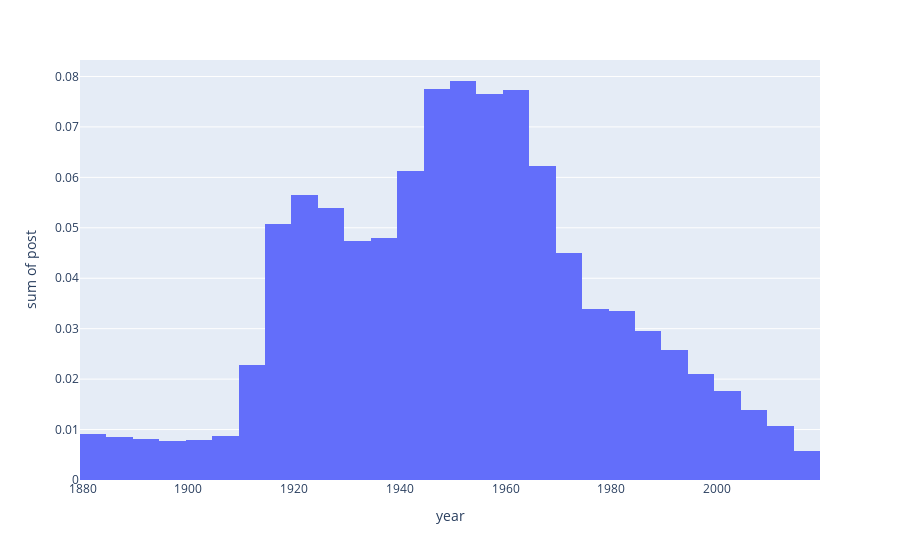

Here is the notebook cell this chart was saved with:
### Code cell
year_born('John')

### Figure 1 — Plotly figure (JSON) as saved in the notebook; plotly's stock layout.template omitted (floating-point values rounded to 4 significant figures; data arrays with more than 128 entries replaced by an {"elided": "..."} marker saying what was removed)
{"data": [{"alignmentgroup": "True", "bingroup": "x", "histfunc": "sum", "hovertemplate": "year=%{x}<br>sum of post=%{y}<extra></extra>", "legendgroup": "", "marker": {"color": "#636efa"}, "name": "", "nbinsx": 50, "offsetgroup": "", "orientation": "v", "showlegend": false, "type": "histogram", "x": {"elided": "138 int values"}, "xaxis": "x", "y": {"elided": "138 float values"}, "yaxis": "y"}], "layout": {"barmode": "relative", "legend": {"tracegroupgap": 0}, "margin": {"t": 60}, "xaxis": {"anchor": "y", "domain": [0, 1], "title": {"text": "year"}}, "yaxis": {"anchor": "x", "domain": [0, 1], "title": {"text": "sum of post"}}}}
